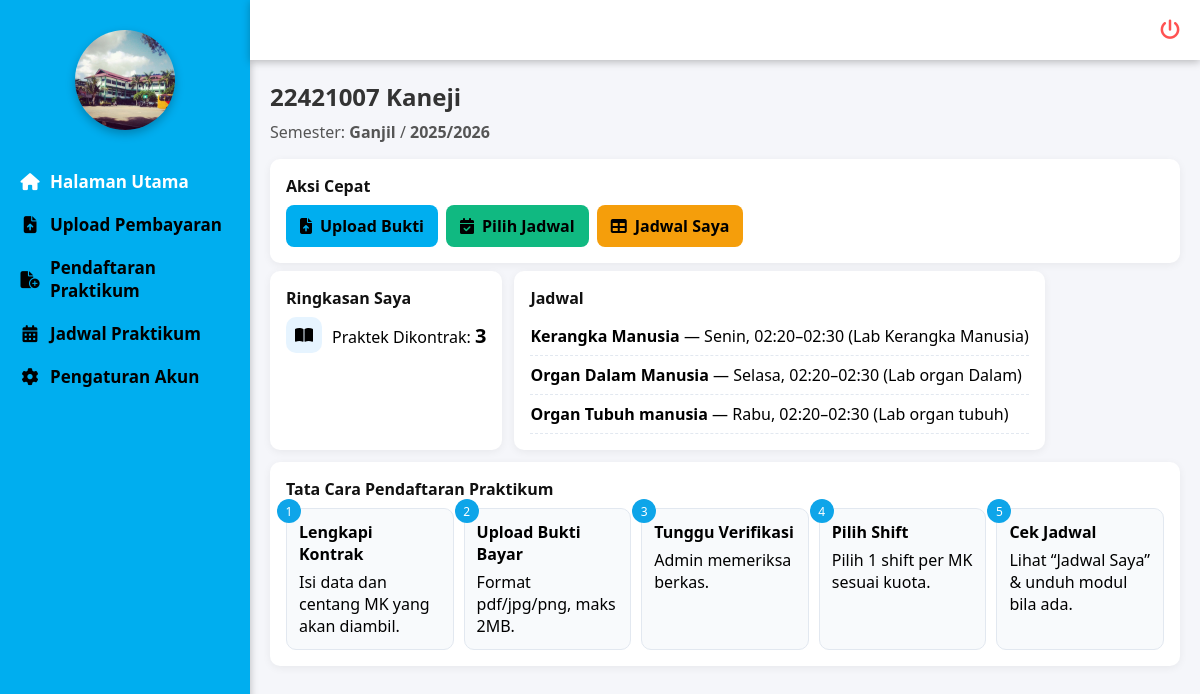
Before: /mahasiswa/halaman_utama/halaman_utama.php (signed in) with the older database file.
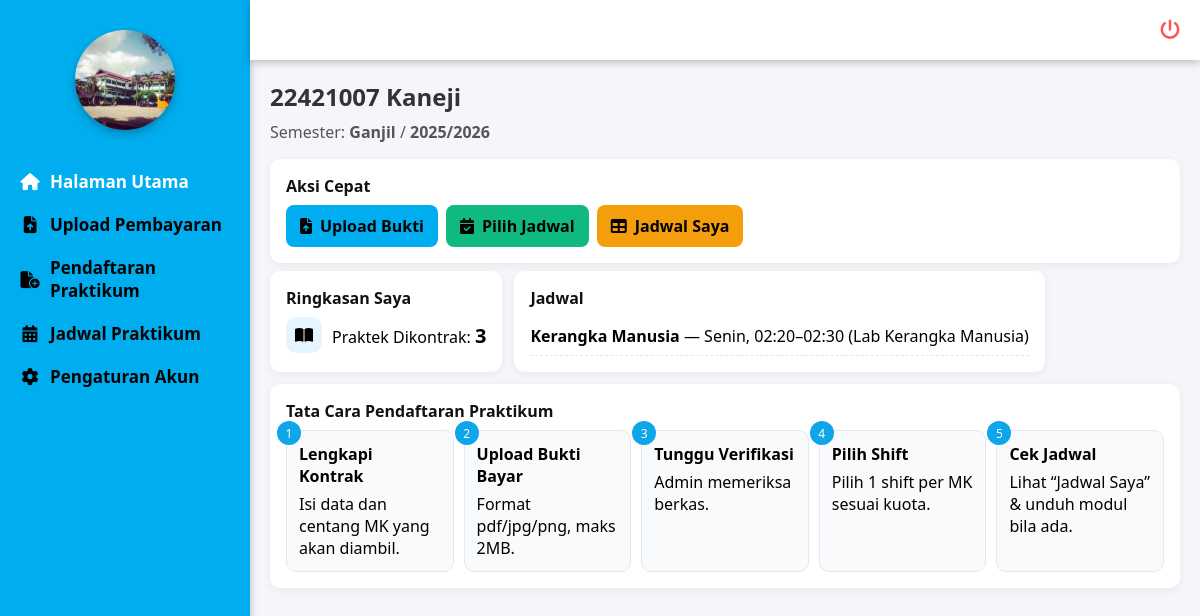
After: the same page with the newer database file.
### tables this page shows
CREATE TABLE `kontrak_mk` (
  `id` int NOT NULL,
  `id_mahasiswa` int NOT NULL,
  `id_semester` int DEFAULT NULL,
  `nim` varchar(20) NOT NULL,
  `nama` varchar(100) NOT NULL,
  `no_hp` varchar(20) DEFAULT NULL,
  `mk_dikontrak` varchar(1000) NOT NULL,
  `bukti_pembayaran` varchar(255) DEFAULT NULL,
  `status` enum('Menunggu','Disetujui','Ditolak') DEFAULT 'Menunggu',
  `created_at` timestamp NULL DEFAULT CURRENT_TIMESTAMP
);

CREATE TABLE `jadwal_praktikum` (
  `id` int NOT NULL,
  `id_mk` int NOT NULL,
  `id_dosen` int NOT NULL,
  `id_ruangan` int NOT NULL,
  `id_semester` int NOT NULL,
  `hari` enum('Senin','Selasa','Rabu','Kamis','Jumat','Sabtu','Minggu') NOT NULL,
  `jam_mulai` time NOT NULL,
  `jam_selesai` time NOT NULL,
  `kuota` int NOT NULL,
  `kuota_awal` int DEFAULT NULL,
  `peserta` int NOT NULL DEFAULT '0'
);

CREATE TABLE `matakuliah_praktikum` (
  `id` int NOT NULL,
  `kode_mk` varchar(20) NOT NULL,
  `nama_mk` varchar(100) NOT NULL,
  `sks` int NOT NULL,
  `semester` varchar(10) NOT NULL,
  `id_semester` int DEFAULT NULL,
  `modul` varchar(255) DEFAULT NULL
);

CREATE TABLE `ruangan` (
  `id` int NOT NULL,
  `kode_ruangan` varchar(20) NOT NULL,
  `nama_ruangan` varchar(100) NOT NULL,
  `kapasitas` int NOT NULL,
  `lokasi` varchar(100) NOT NULL
);

### mahasiswa/halaman_utama/halaman_utama.php (the view, shortened to what this page needs)
<?php
include '../../koneksi/sidebarmhs.php';
include '../../koneksi/koneksi.php';
function e($v){ return htmlspecialchars((string)($v ?? ''), ENT_QUOTES, 'UTF-8'); }
$jumlah_mk   = 0;
$mhs         = ['nim' => '-', 'nama' => '-'];
$sem         = ['nama_semester' => '-', 'tahun_ajaran' => '-', 'id' => 0];
$jadwal_list = [];
$id_mhs = (int)($_SESSION['mhs_id'] ?? 0);
function fetch_one(mysqli $conn, string $sql, string $types = '', ...$params): ?array {
  $stmt = $conn->prepare($sql);
  if ($types) $stmt->bind_param($types, ...$params);
  if (!$stmt->execute()) { $stmt->close(); return null; }
  $res = $stmt->get_result();
  $row = $res ? $res->fetch_assoc() : null;
  return $row ?: null;
}
function fetch_all(mysqli $conn, string $sql, string $types = '', ...$params): array {
  $stmt = $conn->prepare($sql);
  if ($types) $stmt->bind_param($types, ...$params);
  if (!$stmt->execute()) { $stmt->close(); return []; }
  $res = $stmt->get_result();
  $rows = $res ? $res->fetch_all(MYSQLI_ASSOC) : [];
  return $rows ?: [];
}
if ($id_mhs > 0) {
  $row = fetch_one($conn, "SELECT nama, nim FROM mahasiswa WHERE id = ?", "i", $id_mhs);
  if ($row) $mhs = $row;
}
$row_sem = fetch_one($conn, "SELECT id, nama_semester, tahun_ajaran FROM semester WHERE status='Aktif' LIMIT 1");
if ($row_sem) {
  $sem = $row_sem;
}
$id_sem_aktif = (int)($sem['id'] ?? 0);
if ($id_mhs > 0 && $id_sem_aktif > 0) {
  $kontrak = fetch_one(
    $conn,
    "SELECT mk_dikontrak
     FROM kontrak_mk
     WHERE id_mahasiswa = ? AND id_semester = ?
     ORDER BY id DESC LIMIT 1",
    "ii",
    $id_mhs, $id_sem_aktif
  );
  if (!empty($kontrak['mk_dikontrak'])) {
    $arr = array_filter(array_map('trim', explode(',', $kontrak['mk_dikontrak'])));
    $jumlah_mk = count($arr);
  }
}
if ($id_mhs > 0 && $id_sem_aktif > 0) {
  $jadwal_list = fetch_all(
    $conn,
    "SELECT mk.nama_mk, jp.hari, jp.jam_mulai, jp.jam_selesai, r.nama_ruangan
     FROM pilihan_jadwal pj
     JOIN jadwal_praktikum jp ON jp.id = pj.id_jadwal
     JOIN matakuliah_praktikum mk ON mk.id = jp.id_mk
     LEFT JOIN ruangan r ON r.id = jp.id_ruangan
     WHERE pj.id_mahasiswa = ? AND pj.id_semester = ?
     ORDER BY FIELD(jp.hari,'Senin','Selasa','Rabu','Kamis','Jumat','Sabtu','Minggu'),
              jp.jam_mulai",
    "ii",
    $id_mhs, $id_sem_aktif
  );
}
?>
<!doctype html>
<html lang="id">
<head>
  <link rel="stylesheet" href="https://cdnjs.cloudflare.com/ajax/libs/font-awesome/6.5.0/css/all.min.css">
</head>
<body>
  <div class="bungkus">
    <h2><?= e($mhs['nim'] ?? '-') ?> <?= e($mhs['nama'] ?? '-') ?></h2>
    <p class="halus">
      Semester: <b><?= e($sem['nama_semester'] ?? '-') ?></b> /
      <b><?= e($sem['tahun_ajaran'] ?? '-') ?></b>
    </p>
    <div class="kartu">
      <h4>Aksi Cepat</h4>
      <div class="aksi-cepat">
        <a class="tombol biru" href="../pembayaran/pembayaran.php"><i class="fa-solid fa-file-arrow-up"></i> Upload Bukti</a>
        <a class="tombol hijau" href="../pendaftaran/pendaftaran.php"><i class="fa-solid fa-calendar-check"></i> Pilih Jadwal</a>
        <a class="tombol kuning" href="../jadwal/jadwal.php"><i class="fa-solid fa-table"></i> Jadwal Saya</a>
      </div>
    </div>
    <div class="baris">
      <div class="kartu">
        <h4>Ringkasan Saya</h4>
        <div class="indikator">
          <div class="ikon"><i class="fa-solid fa-book-open"></i></div>
          <div>Praktek Dikontrak: <span class="nilai"><?= (int)$jumlah_mk ?></span></div>
        </div>
      </div>
      <div class="kartu">
        <h4>Jadwal</h4>
        <?php if (empty($jadwal_list)): ?>
          <div style="color:#6b7280">Belum ada jadwal yang Anda pilih pada semester ini.</div>
        <?php else: ?>
          <ul class="daftar-mini">
            <?php foreach ($jadwal_list as $j):
              $mulai  = isset($j['jam_mulai'])   ? substr($j['jam_mulai'],  0, 5) : '--:--';
              $selesai= isset($j['jam_selesai']) ? substr($j['jam_selesai'],0, 5) : '--:--';
              $jam    = e($mulai).'–'.e($selesai);
              $ruang  = !empty($j['nama_ruangan']) ? e($j['nama_ruangan']) : '-';
            ?>
              <li><b><?= e($j['nama_mk'] ?? '-') ?></b> — <?= e($j['hari'] ?? '-') ?>, <?= $jam ?> (<?= $ruang ?>)</li>
            <?php endforeach; ?>
          </ul>
        <?php endif; ?>
      </div>
    </div>
    <div class="kartu" style="margin-top:12px">
      <h4>Tata Cara Pendaftaran Praktikum</h4>
      <div class="langkah-langkah">
        <div class="langkah"><b>Lengkapi Kontrak</b> Isi data dan centang MK yang akan diambil.</div>
        <div class="langkah"><b>Upload Bukti Bayar</b> Format pdf/jpg/png, maks 2MB.</div>
        <div class="langkah"><b>Tunggu Verifikasi</b> Admin memeriksa berkas.</div>
        <div class="langkah"><b>Pilih Shift</b> Pilih 1 shift per MK sesuai kuota.</div>
        <div class="langkah"><b>Cek Jadwal</b> Lihat “Jadwal Saya” & unduh modul bila ada.</div>
      </div>
    </div>
  </div>
</body>
</html>

Changed rows visible on the page:
removed jadwal_praktikum: id_mk.nama_mk "Organ Dalam Manusia", hari "Selasa", jam "02:20–02:30", id_ruangan.nama_ruangan "Lab organ Dalam"
removed jadwal_praktikum: id_mk.nama_mk "Organ Tubuh manusia", hari "Rabu", jam "02:20–02:30", id_ruangan.nama_ruangan "Lab organ tubuh"
